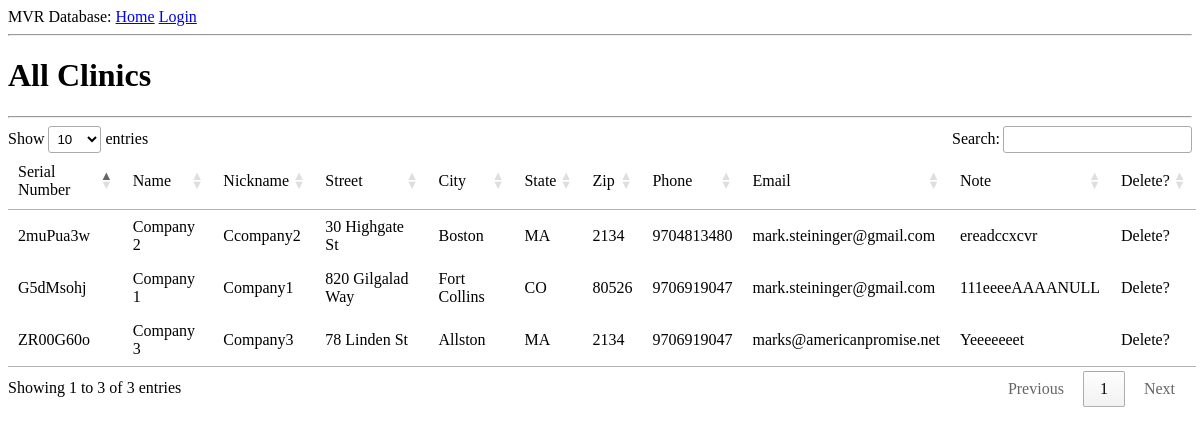
Page /clinictable on the committed database.
### app/models.py (models this page shows, shortened)
class Clinic(db.Model):
    clinicSerialNum = db.Column(db.String(64), primary_key=True)
    company = db.Column(db.String(64), unique=True)
    nickname = db.Column(db.String(64), unique=True)
    street = db.Column(db.String(64))
    city = db.Column(db.String(64))
    state = db.Column(db.String(10))
    zip = db.Column(db.Integer)
    phone = db.Column(db.String(20))
    email = db.Column(db.String(64))
    note = db.Column(db.String(140))
    doctors = db.relationship('Doctor', backref='clinic', lazy='dynamic')

### app/routes.py (the view)
@app.route('/clinictable', methods=['GET', 'POST'])
def clinicTable():
    clinics = Clinic.query.all()
    return render_template('/tables/clinicTable.html',  title='All Clinics', clinics=clinics)

### app/templates/tables/clinicTable.html (shortened to what this page needs)
{% extends "base.html" %}
{% block content %}
<link rel="stylesheet" type="text/css" href="https://cdn.datatables.net/1.10.19/css/jquery.dataTables.min.css">
<h1>All Clinics</h1>
<hr />
    <table id="table-1">
        <thead>
            <tr>
                <td>Serial Number</td><td>Name</td><td>Nickname</td><td>Street</td><td>City</td><td>State</td><td>Zip</td><td>Phone</td><td>Email</td><td>Note</td><td>Delete?</td>
            </tr>
        </thead>
        <tbody>
        {% for c in clinics %}
        <tr>
            <td>{{ c.clinicSerialNum }}</td><td>{{ c.company }}</td><td>{{ c.nickname }}</td><td>{{ c.street }}</td><td>{{ c.city }}</td><td>{{ c.state }}</td><td>{{ c.zip }}</td><td>{{ c.phone }}</td><td>{{ c.email }}</td><td>{{ c.note }}</td><td>Delete?</td>
        </tr>
        {% endfor %}
        </tbody>
    </table>
{% endblock %}

### rows in the picture
Clinic: clinicSerialNum "G5dMsohj", company "Company 1", nickname "Company1", street "820 Gilgalad Way", city "Fort Collins", state "CO", zip "80526", phone "9706919047", email "mark.steininger@gmail.com", note "111eeeeAAAANULL"
Clinic: clinicSerialNum "2muPua3w", company "Company 2", nickname "Ccompany2", street "30 Highgate St", city "Boston", state "MA", zip "2134", phone "9704813480", email "mark.steininger@gmail.com", note "ereadccxcvr"
Clinic: clinicSerialNum "ZR00G60o", company "Company 3", nickname "Company3", street "78 Linden St", city "Allston", state "MA", zip "2134", phone "9706919047", email "marks@americanpromise.net", note "Yeeeeeeet"
